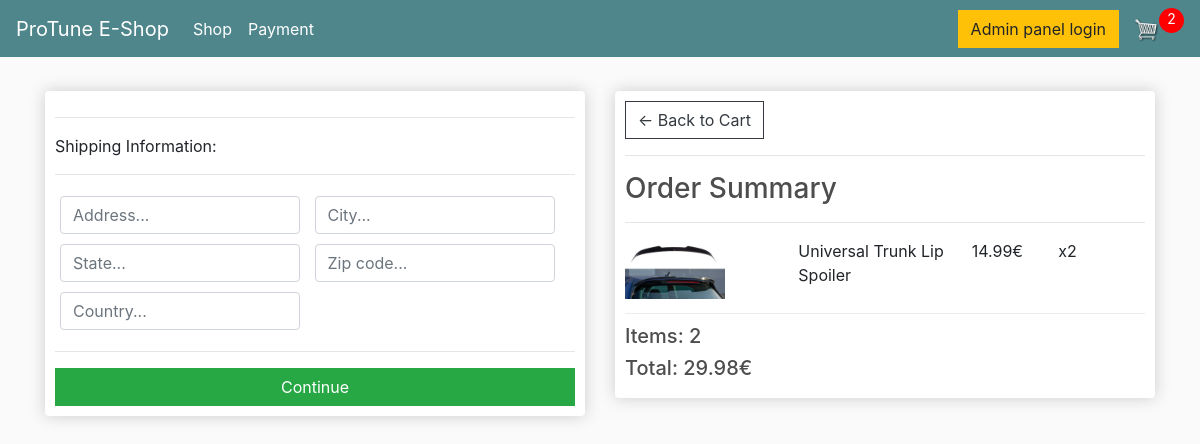
Screenshot of /checkout/ (signed in) with the database file from the repository.
### store/models.py (models this page shows, shortened)
class OrderItem(models.Model):
    product = models.ForeignKey(Product, on_delete=models.SET_NULL, null=True, blank=True)
    order = models.ForeignKey(Order, on_delete=models.SET_NULL, null=True, blank=True)
    quantity = models.IntegerField(default=0, null=True, blank=True)
    date_added = models.DateTimeField(auto_now_add=True)
    @property
    def get_total(self):
        total = self.product.price * self.quantity
        return total

class Product(models.Model):
    name = models.CharField(max_length=200)
    price = models.DecimalField(max_digits=7, decimal_places=2)
    digital = models.BooleanField(default=False, null=True, blank=True)
    image = models.ImageField(null=True, blank=True)
    @property
    def imageURL(self):
        try:
            url = self.image.url
        except:
            url = ''
        return url

class Order(models.Model):
    customer = models.ForeignKey(Customer, on_delete=models.SET_NULL, null=True, blank=True)
    date_ordered = models.DateTimeField(auto_now_add=True)
    complete = models.BooleanField(default=False)
    transaction_id = models.CharField(max_length=100, null=True)
    @property
    def shipping(self):
        shipping = False
        orderitems = self.orderitem_set.all()
        for i in orderitems:
            if i.product.digital == False:
                shipping = True
        return shipping
    @property
    def get_cart_total(self):
        orderitems = self.orderitem_set.all()
        total = sum([item.get_total for item in orderitems])
        return total
    @property
    def get_cart_items(self):
        orderitems = self.orderitem_set.all()
        total = sum([item.quantity for item in orderitems])
        return total

### store/views.py (the view)
# urls.py: path('checkout/', views.checkout, name="checkout"),
def checkout(request):
    data = cartData(request)
    cartItems = data['cartItems']
    order = data['order']
    items = data['items']
    context = {'items': items, 'order': order, 'cartItems': cartItems}
    return render(request, 'store/checkout.html', context)

### store/utils.py (called while the page is built)
def cartData(request):
    if request.user.is_authenticated:
        customer = request.user.customer
        order, created = Order.objects.get_or_create(
            customer=customer, complete=False)
        items = order.orderitem_set.all()
        cartItems = order.get_cart_items
    else:
        cookieData = cookieCart(request)
        cartItems = cookieData['cartItems']
        order = cookieData['order']
        items = cookieData['items']
    return {'cartItems': cartItems, 'order': order, 'items': items}

### store/templates/store/checkout.html (shortened to what this page needs)
{% extends 'store/main.html' %} {% load static %} {% block content %}
<div class="row">
    <div class="col-lg-6">
        <div class="box-element" id="form-wrapper">
            <form id="form">
                <div id="shipping-info">
                    <hr />
                    <p>Shipping Information:</p>
                    <hr />
                    <div class="form-field">
                        <input
                            class="form-control"
                            type="text"
                            name="address"
                            placeholder="Address..."
                        />
                    </div>
                    <div class="form-field">
                        <input
                            class="form-control"
                            type="text"
                            name="city"
                            placeholder="City..."
                        />
                    </div>
                    <div class="form-field">
                        <input
                            class="form-control"
                            type="text"
                            name="state"
                            placeholder="State..."
                        />
                    </div>
                    <div class="form-field">
                        <input
                            class="form-control"
                            type="text"
                            name="zipcode"
                            placeholder="Zip code..."
                        />
                    </div>
                    <div class="form-field">
                        <input
                            class="form-control"
                            type="text"
                            name="country"
                            placeholder="Country..."
                        />
                    </div>
                </div>
                <hr />
                <input
                    id="form-button"
                    class="btn btn-success btn-block"
                    type="submit"
                    value="Continue"
                />
            </form>
        </div>
        <br />
    </div>
    <div class="col-lg-6">
        <div class="box-element">
            <a class="btn btn-outline-dark" href="{% url 'cart' %}"
                >&#x2190; Back to Cart</a
            >
            <hr />
            <h3>Order Summary</h3>
            <hr />
            {% for item in items %}
            <div class="cart-row">
                <div style="flex: 2">
                    <img class="row-image" src="{{item.product.imageURL}}" />
                </div>
                <div style="flex: 2"><p>{{item.product.name}}</p></div>
                <div style="flex: 1"><p>{{item.product.price}}€</p></div>
                <div style="flex: 1"><p>x{{item.quantity}}</p></div>
            </div>
            {% endfor %}
            <h5>Items: {{order.get_cart_items}}</h5>
            <h5>Total: {{order.get_cart_total|floatformat:2}}€</h5>
        </div>
    </div>
</div>
{% endblock content %}

### static/css/main.css (style rules this page uses)
body { background-color: hsl(0, 0%, 98%); }
h1, h2, h3, h4, h5, h6 { color: hsl(0, 0%, 30%); }
.box-element { box-shadow: hsl(0, 0%, 80%) 0 0 16px; background-color: #fff; border-radius: 4px; padding: 10px; }
.col-lg-4, .col-lg-6, .col-lg-8, .col-lg-12 { margin-top: 10px; }
.btn { border-radius: 0; }
.row-image { width: 100px; }
.form-field { width: 250px; display: inline-block; padding: 5px; }
.cart-row { display: flex; align-items: flex-stretch; padding-bottom: 10px; margin-bottom: 10px; border-bottom: 1px solid #ececec; }

### rows the page displays
OrderItem: product.imageURL (picture), product.name "Universal Trunk Lip Spoiler", product.price "14.99", quantity "2"
Order: get_cart_items "2", get_cart_total "29.98"

### other values shown
{{ cartItems }} "2"
